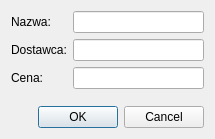
<?xml version="1.0" encoding="UTF-8"?>
<ui version="4.0">
 <class>nowaSkoraDialog</class>
 <widget class="QDialog" name="nowaSkoraDialog">
  <property name="geometry">
   <rect>
    <x>0</x>
    <y>0</y>
    <width>215</width>
    <height>139</height>
   </rect>
  </property>
  <property name="windowTitle">
   <string>Dodaj skórę</string>
  </property>
  <layout class="QVBoxLayout" name="verticalLayout">
   <item>
    <layout class="QFormLayout" name="formLayout">
     <item row="0" column="0">
      <widget class="QLabel" name="label">
       <property name="text">
        <string>Nazwa:</string>
       </property>
      </widget>
     </item>
     <item row="1" column="0">
      <widget class="QLabel" name="label_2">
       <property name="text">
        <string>Dostawca:</string>
       </property>
      </widget>
     </item>
     <item row="2" column="0">
      <widget class="QLabel" name="label_3">
       <property name="text">
        <string>Cena:</string>
       </property>
      </widget>
     </item>
     <item row="0" column="1">
      <widget class="QLineEdit" name="lineEditNaz"/>
     </item>
     <item row="1" column="1">
      <widget class="QLineEdit" name="lineEditDost"/>
     </item>
     <item row="2" column="1">
      <widget class="QLineEdit" name="lineEditCen"/>
     </item>
    </layout>
   </item>
   <item>
    <widget class="QDialogButtonBox" name="buttonBox">
     <property name="orientation">
      <enum>Qt::Horizontal</enum>
     </property>
     <property name="standardButtons">
      <set>QDialogButtonBox::Cancel|QDialogButtonBox::Ok</set>
     </property>
    </widget>
   </item>
  </layout>
 </widget>
 <resources/>
 <connections/>
</ui>
